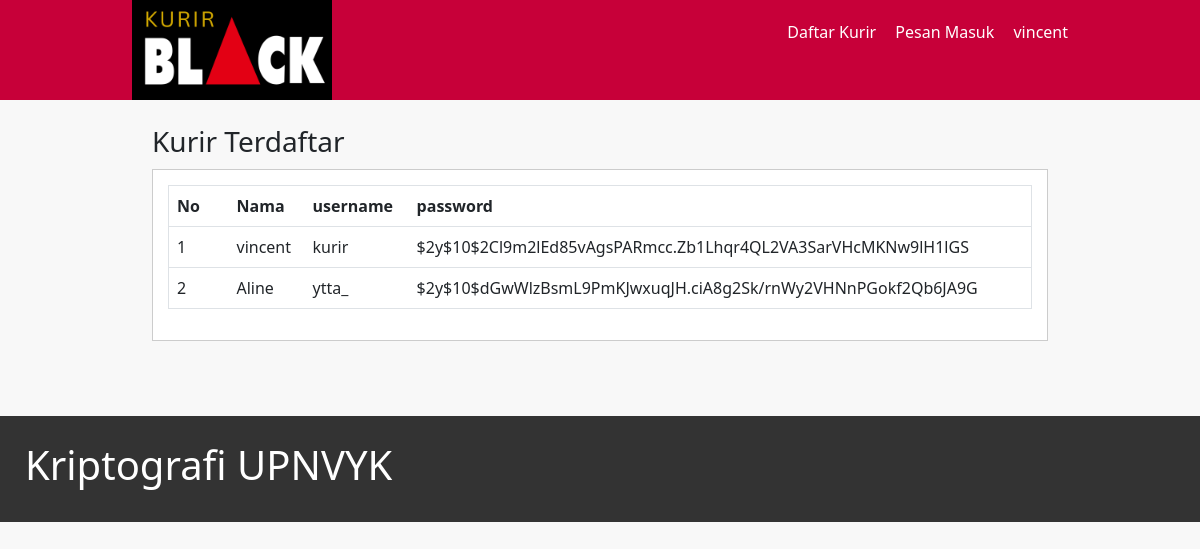
Screenshot of /admin_daftar_kurir.php (signed in) with the database file from the repository.
### tables this page shows
CREATE TABLE `kurir` (
  `id` int(11) NOT NULL,
  `nama` varchar(50) NOT NULL,
  `username` varchar(20) NOT NULL,
  `password` varchar(10000) NOT NULL
);

### admin_daftar_kurir.php (the view, shortened to what this page needs)
<?php
    include 'connection.php';
?>
<!DOCTYPE html>
<html lang="en">
<head>
    <link href="https://cdn.jsdelivr.net/npm/bootstrap@5.2.3/dist/css/bootstrap.min.css" rel="stylesheet">
    <link rel="stylesheet" type="text/css" href="sheet.css">
</head>
<body>
    <header>
        <div class="container">
            <a href="dashboard_admin.php"><img src="Source/kurir.png" width="200px"></a>
            <ul>
                <li><a href="admin_daftar_kurir.php">Daftar Kurir</a></li>
                <li><a href="admin_pesan.php">Pesan Masuk</a></li>
                <?php
                echo '<li><a href="logout.php">' . $_SESSION['a_global']->nama . '</a></li>'
                ?>
            </ul>
    </div>
    </header>
    <div class="section">
        <div class="container">
            <h3>Kurir Terdaftar</h3>
            <div class="box">
            <table border="1" cellspacing="0" class="table">
                    <thead>
                        <tr>
                            <th width="60px">No</th>
                            <th>Nama</th>
                            <th>username</th>
                            <th>password</th>
                        </tr>
                    </thead>
                    <tbody>
                    <?php
                        $no = 1;
                            $kurir = mysqli_query($connect,"SELECT * FROM kurir ORDER BY id ASC");
                            if(mysqli_num_rows($kurir) > 0) {
                            while ($row = mysqli_fetch_array($kurir)) {
                        ?>
                        <tr>
                            <td><?php echo $no++ ?></td>
                            <td><?php echo $row['nama'] ?></td>
                            <td><?php echo $row['username'] ?></td>
                            <td><?php echo $row['password'] ?></td>
                        </tr>
                    <?php }}else{ ?>
                        <tr>
                            <td colspan="8">Tidak ada data</td>
                        </tr>
                    <?php } ?>
                    </tbody>
            </table>
            </div>
        </div>
    </div>
    <footer>
        <div class="footer">
            <H1>Kriptografi UPNVYK</H1>
        </div>
    </footer>
</body>
</html>

### sheet.css (style rules this page uses)
body { background-color: #f8f8f8; }
a { color: inherit; text-decoration: none; }
header { background-color: #c70039; color: #fff; }
header ul { float: right; }
header ul li { display: inline-block; }
header ul li a { padding: 20px 0 20px 15px; display: inline-block; }
.container { width: 80%; margin: 0 auto; }
.container:after { content: ''; display: block; clear: both; }
.section { padding: 25px; }
.box { background-color: #fff; border: 1px solid #ccc; padding: 15px; box-sizing: border-box; margin: 10px 0 25px 0; }
footer { padding: 25px 0; }
.table { width: 100%; border-collapse: collapse; }
.table tr { height: 30px; }
.table tr td { padding: 5px 10px; }
.footer { padding: 25px; background-color: #333; color:#fff; }

### rows the page displays
kurir: nama "vincent", username "kurir", password "$2y$10$2Cl9m2lEd85vAgsPARmcc.Zb1Lhqr4QL2VA3SarVHcMKNw9lH1lGS"
kurir: nama "Aline", username "ytta_", password "$2y$10$dGwWlzBsmL9PmKJwxuqJH.ciA8g2Sk/rnWy2VHNnPGokf2Qb6JA9G"

### other values shown
$_SESSION['a_global']->nama "vincent"
